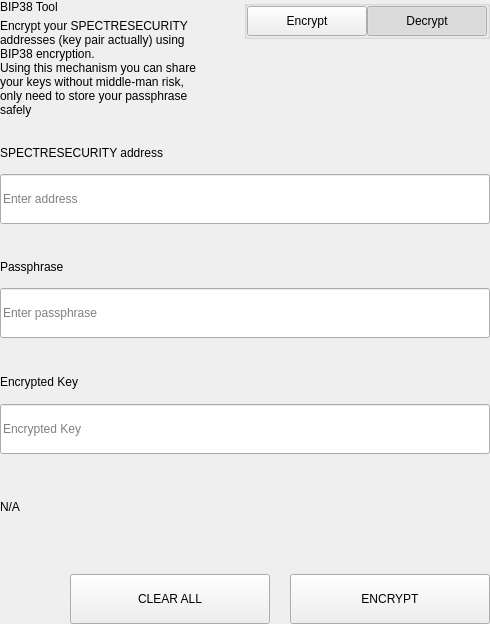
<?xml version="1.0" encoding="UTF-8"?>
<ui version="4.0">
 <class>SettingsBitToolWidget</class>
 <widget class="QWidget" name="SettingsBitToolWidget">
  <property name="geometry">
   <rect>
    <x>0</x>
    <y>0</y>
    <width>490</width>
    <height>624</height>
   </rect>
  </property>
  <property name="windowTitle">
   <string>Form</string>
  </property>
  <layout class="QVBoxLayout" name="verticalLayout">
   <property name="spacing">
    <number>0</number>
   </property>
   <property name="leftMargin">
    <number>0</number>
   </property>
   <property name="topMargin">
    <number>0</number>
   </property>
   <property name="rightMargin">
    <number>0</number>
   </property>
   <property name="bottomMargin">
    <number>0</number>
   </property>
   <item>
    <widget class="QWidget" name="left" native="true">
     <layout class="QVBoxLayout" name="verticalLayout_3">
      <property name="leftMargin">
       <number>0</number>
      </property>
      <property name="topMargin">
       <number>0</number>
      </property>
      <property name="rightMargin">
       <number>0</number>
      </property>
      <property name="bottomMargin">
       <number>0</number>
      </property>
      <item>
       <layout class="QVBoxLayout" name="verticalLayout_2">
        <property name="spacing">
         <number>0</number>
        </property>
        <item>
         <layout class="QHBoxLayout" name="horizontalLayout_3" stretch="3,1">
          <property name="spacing">
           <number>40</number>
          </property>
          <item>
           <layout class="QVBoxLayout" name="verticalLayoutTitle">
            <property name="spacing">
             <number>5</number>
            </property>
            <item>
             <widget class="QLabel" name="labelTitle">
              <property name="text">
               <string>BIP38 Tool</string>
              </property>
             </widget>
            </item>
            <item>
             <widget class="QLabel" name="labelSubtitle1">
              <property name="text">
               <string>Encrypt your SPECTRESECURITY addresses (key pair actually) using BIP38 encryption.
Using this mechanism you can share your keys without middle-man risk, only need to store your passphrase safely</string>
              </property>
              <property name="wordWrap">
               <bool>true</bool>
              </property>
             </widget>
            </item>
           </layout>
          </item>
          <item alignment="Qt::AlignTop">
           <widget class="QGroupBox" name="groupBox">
            <property name="title">
             <string/>
            </property>
            <property name="alignment">
             <set>Qt::AlignLeading|Qt::AlignLeft|Qt::AlignTop</set>
            </property>
            <layout class="QHBoxLayout" name="horizontalLayout_4">
             <property name="spacing">
              <number>0</number>
             </property>
             <property name="leftMargin">
              <number>0</number>
             </property>
             <property name="topMargin">
              <number>0</number>
             </property>
             <property name="rightMargin">
              <number>0</number>
             </property>
             <property name="bottomMargin">
              <number>0</number>
             </property>
             <item>
              <spacer name="horizontalSpacer">
               <property name="orientation">
                <enum>Qt::Horizontal</enum>
               </property>
               <property name="sizeHint" stdset="0">
                <size>
                 <width>40</width>
                 <height>20</height>
                </size>
               </property>
              </spacer>
             </item>
             <item>
              <widget class="QPushButton" name="pushLeft">
               <property name="minimumSize">
                <size>
                 <width>120</width>
                 <height>30</height>
                </size>
               </property>
               <property name="maximumSize">
                <size>
                 <width>120</width>
                 <height>30</height>
                </size>
               </property>
               <property name="focusPolicy">
                <enum>Qt::NoFocus</enum>
               </property>
               <property name="text">
                <string>Encrypt</string>
               </property>
               <property name="checkable">
                <bool>true</bool>
               </property>
               <property name="autoExclusive">
                <bool>true</bool>
               </property>
              </widget>
             </item>
             <item>
              <widget class="QPushButton" name="pushRight">
               <property name="minimumSize">
                <size>
                 <width>120</width>
                 <height>30</height>
                </size>
               </property>
               <property name="maximumSize">
                <size>
                 <width>120</width>
                 <height>30</height>
                </size>
               </property>
               <property name="focusPolicy">
                <enum>Qt::NoFocus</enum>
               </property>
               <property name="text">
                <string>Decrypt</string>
               </property>
               <property name="checkable">
                <bool>true</bool>
               </property>
               <property name="checked">
                <bool>true</bool>
               </property>
               <property name="autoExclusive">
                <bool>true</bool>
               </property>
              </widget>
             </item>
            </layout>
           </widget>
          </item>
         </layout>
        </item>
        <item>
         <widget class="QStackedWidget" name="stackedWidget">
          <property name="currentIndex">
           <number>1</number>
          </property>
          <widget class="QWidget" name="pageDecrypt">
           <layout class="QVBoxLayout" name="verticalLayout_5">
            <property name="spacing">
             <number>0</number>
            </property>
            <property name="leftMargin">
             <number>0</number>
            </property>
            <property name="topMargin">
             <number>0</number>
            </property>
            <property name="rightMargin">
             <number>0</number>
            </property>
            <property name="bottomMargin">
             <number>0</number>
            </property>
            <item>
             <widget class="QWidget" name="widget" native="true">
              <property name="minimumSize">
               <size>
                <width>0</width>
                <height>100</height>
               </size>
              </property>
              <layout class="QVBoxLayout" name="verticalLayout_4">
               <property name="spacing">
                <number>0</number>
               </property>
               <property name="leftMargin">
                <number>0</number>
               </property>
               <property name="topMargin">
                <number>0</number>
               </property>
               <property name="rightMargin">
                <number>0</number>
               </property>
               <property name="bottomMargin">
                <number>0</number>
               </property>
               <item>
                <spacer name="verticalSpacer_2">
                 <property name="orientation">
                  <enum>Qt::Vertical</enum>
                 </property>
                 <property name="sizeType">
                  <enum>QSizePolicy::Fixed</enum>
                 </property>
                 <property name="sizeHint" stdset="0">
                  <size>
                   <width>20</width>
                   <height>20</height>
                  </size>
                 </property>
                </spacer>
               </item>
               <item>
                <layout class="QHBoxLayout" name="horizontalLayout_6" stretch="2">
                 <property name="spacing">
                  <number>0</number>
                 </property>
                 <item>
                  <layout class="QVBoxLayout" name="verticalLayout_7">
                   <property name="spacing">
                    <number>9</number>
                   </property>
                   <item>
                    <widget class="QLabel" name="labelSubtitleKey">
                     <property name="minimumSize">
                      <size>
                       <width>0</width>
                       <height>20</height>
                      </size>
                     </property>
                     <property name="maximumSize">
                      <size>
                       <width>16777215</width>
                       <height>20</height>
                      </size>
                     </property>
                     <property name="text">
                      <string>Encrypted key</string>
                     </property>
                    </widget>
                   </item>
                   <item>
                    <widget class="QLineEdit" name="lineEditKey">
                     <property name="minimumSize">
                      <size>
                       <width>0</width>
                       <height>50</height>
                      </size>
                     </property>
                     <property name="maximumSize">
                      <size>
                       <width>16777215</width>
                       <height>50</height>
                      </size>
                     </property>
                     <property name="placeholderText">
                      <string>Enter a encrypted key</string>
                     </property>
                    </widget>
                   </item>
                  </layout>
                 </item>
                </layout>
               </item>
               <item>
                <spacer name="verticalSpacer_3">
                 <property name="orientation">
                  <enum>Qt::Vertical</enum>
                 </property>
                 <property name="sizeType">
                  <enum>QSizePolicy::Fixed</enum>
                 </property>
                 <property name="sizeHint" stdset="0">
                  <size>
                   <width>20</width>
                   <height>20</height>
                  </size>
                 </property>
                </spacer>
               </item>
               <item>
                <layout class="QVBoxLayout" name="verticalLayout_9">
                 <property name="spacing">
                  <number>9</number>
                 </property>
                 <item>
                  <widget class="QLabel" name="labelSubtitlePassphrase">
                   <property name="maximumSize">
                    <size>
                     <width>16777215</width>
                     <height>20</height>
                    </size>
                   </property>
                   <property name="text">
                    <string>Passphrase</string>
                   </property>
                  </widget>
                 </item>
                 <item>
                  <widget class="QLineEdit" name="lineEditPassphrase">
                   <property name="minimumSize">
                    <size>
                     <width>0</width>
                     <height>50</height>
                    </size>
                   </property>
                   <property name="maximumSize">
                    <size>
                     <width>16777215</width>
                     <height>50</height>
                    </size>
                   </property>
                   <property name="placeholderText">
                    <string>Enter a passphrase</string>
                   </property>
                  </widget>
                 </item>
                </layout>
               </item>
               <item>
                <spacer name="verticalSpacer_4">
                 <property name="orientation">
                  <enum>Qt::Vertical</enum>
                 </property>
                 <property name="sizeType">
                  <enum>QSizePolicy::Fixed</enum>
                 </property>
                 <property name="sizeHint" stdset="0">
                  <size>
                   <width>20</width>
                   <height>20</height>
                  </size>
                 </property>
                </spacer>
               </item>
               <item>
                <widget class="QWidget" name="widget_3" native="true">
                 <property name="sizePolicy">
                  <sizepolicy hsizetype="Preferred" vsizetype="Fixed">
                   <horstretch>0</horstretch>
                   <verstretch>0</verstretch>
                  </sizepolicy>
                 </property>
                 <layout class="QVBoxLayout" name="verticalLayout_10">
                  <property name="spacing">
                   <number>9</number>
                  </property>
                  <property name="leftMargin">
                   <number>0</number>
                  </property>
                  <property name="topMargin">
                   <number>0</number>
                  </property>
                  <property name="rightMargin">
                   <number>0</number>
                  </property>
                  <property name="bottomMargin">
                   <number>0</number>
                  </property>
                  <item>
                   <widget class="QLabel" name="labelSubtitleDecryptResult">
                    <property name="minimumSize">
                     <size>
                      <width>0</width>
                      <height>20</height>
                     </size>
                    </property>
                    <property name="maximumSize">
                     <size>
                      <width>16777215</width>
                      <height>20</height>
                     </size>
                    </property>
                    <property name="text">
                     <string>Decrypted address result</string>
                    </property>
                   </widget>
                  </item>
                  <item>
                   <widget class="QWidget" name="widget_4" native="true">
                    <layout class="QHBoxLayout" name="horizontalLayout" stretch="6,0,1">
                     <property name="spacing">
                      <number>0</number>
                     </property>
                     <property name="leftMargin">
                      <number>0</number>
                     </property>
                     <property name="topMargin">
                      <number>0</number>
                     </property>
                     <property name="rightMargin">
                      <number>0</number>
                     </property>
                     <property name="bottomMargin">
                      <number>0</number>
                     </property>
                     <item alignment="Qt::AlignVCenter">
                      <widget class="QLineEdit" name="lineEditDecryptResult">
                       <property name="minimumSize">
                        <size>
                         <width>0</width>
                         <height>50</height>
                        </size>
                       </property>
                       <property name="maximumSize">
                        <size>
                         <width>16777215</width>
                         <height>50</height>
                        </size>
                       </property>
                       <property name="placeholderText">
                        <string>Decrypted Address</string>
                       </property>
                      </widget>
                     </item>
                     <item>
                      <spacer name="horizontalSpacer_4">
                       <property name="orientation">
                        <enum>Qt::Horizontal</enum>
                       </property>
                       <property name="sizeType">
                        <enum>QSizePolicy::Fixed</enum>
                       </property>
                       <property name="sizeHint" stdset="0">
                        <size>
                         <width>20</width>
                         <height>50</height>
                        </size>
                       </property>
                      </spacer>
                     </item>
                     <item>
                      <widget class="QPushButton" name="pushButtonImport">
                       <property name="minimumSize">
                        <size>
                         <width>140</width>
                         <height>40</height>
                        </size>
                       </property>
                       <property name="text">
                        <string>Import Address</string>
                       </property>
                      </widget>
                     </item>
                    </layout>
                   </widget>
                  </item>
                 </layout>
                </widget>
               </item>
               <item>
                <widget class="QLabel" name="statusLabel_DEC">
                 <property name="maximumSize">
                  <size>
                   <width>16777215</width>
                   <height>40</height>
                  </size>
                 </property>
                 <property name="text">
                  <string/>
                 </property>
                </widget>
               </item>
               <item>
                <spacer name="verticalSpacer">
                 <property name="orientation">
                  <enum>Qt::Vertical</enum>
                 </property>
                 <property name="sizeType">
                  <enum>QSizePolicy::Preferred</enum>
                 </property>
                 <property name="sizeHint" stdset="0">
                  <size>
                   <width>20</width>
                   <height>20</height>
                  </size>
                 </property>
                </spacer>
               </item>
               <item>
                <layout class="QHBoxLayout" name="horizontalLayout_7">
                 <property name="spacing">
                  <number>0</number>
                 </property>
                 <item>
                  <spacer name="horizontalSpacer_5">
                   <property name="orientation">
                    <enum>Qt::Horizontal</enum>
                   </property>
                   <property name="sizeType">
                    <enum>QSizePolicy::Expanding</enum>
                   </property>
                   <property name="sizeHint" stdset="0">
                    <size>
                     <width>40</width>
                     <height>20</height>
                    </size>
                   </property>
                  </spacer>
                 </item>
                 <item>
                  <widget class="QPushButton" name="pushButtonDecryptClear">
                   <property name="minimumSize">
                    <size>
                     <width>200</width>
                     <height>50</height>
                    </size>
                   </property>
                   <property name="maximumSize">
                    <size>
                     <width>200</width>
                     <height>50</height>
                    </size>
                   </property>
                   <property name="text">
                    <string>CLEAR</string>
                   </property>
                  </widget>
                 </item>
                 <item>
                  <spacer name="horizontalSpacer_3">
                   <property name="orientation">
                    <enum>Qt::Horizontal</enum>
                   </property>
                   <property name="sizeType">
                    <enum>QSizePolicy::Fixed</enum>
                   </property>
                   <property name="sizeHint" stdset="0">
                    <size>
                     <width>20</width>
                     <height>20</height>
                    </size>
                   </property>
                  </spacer>
                 </item>
                 <item>
                  <widget class="QPushButton" name="pushButtonDecrypt">
                   <property name="minimumSize">
                    <size>
                     <width>200</width>
                     <height>50</height>
                    </size>
                   </property>
                   <property name="maximumSize">
                    <size>
                     <width>200</width>
                     <height>50</height>
                    </size>
                   </property>
                   <property name="text">
                    <string>DECRYPT KEY</string>
                   </property>
                  </widget>
                 </item>
                </layout>
               </item>
              </layout>
             </widget>
            </item>
           </layout>
          </widget>
          <widget class="QWidget" name="pageEncrypt">
           <layout class="QVBoxLayout" name="verticalLayout_11">
            <property name="spacing">
             <number>0</number>
            </property>
            <property name="leftMargin">
             <number>0</number>
            </property>
            <property name="topMargin">
             <number>0</number>
            </property>
            <property name="rightMargin">
             <number>0</number>
            </property>
            <property name="bottomMargin">
             <number>0</number>
            </property>
            <item>
             <spacer name="verticalSpacer_8">
              <property name="orientation">
               <enum>Qt::Vertical</enum>
              </property>
              <property name="sizeType">
               <enum>QSizePolicy::Fixed</enum>
              </property>
              <property name="sizeHint" stdset="0">
               <size>
                <width>20</width>
                <height>20</height>
               </size>
              </property>
             </spacer>
            </item>
            <item>
             <widget class="QWidget" name="containerAddressEnc" native="true">
              <layout class="QVBoxLayout" name="containerAddressEncLayout">
               <property name="spacing">
                <number>5</number>
               </property>
               <property name="leftMargin">
                <number>0</number>
               </property>
               <property name="topMargin">
                <number>0</number>
               </property>
               <property name="rightMargin">
                <number>0</number>
               </property>
               <property name="bottomMargin">
                <number>0</number>
               </property>
               <item>
                <widget class="QLabel" name="labelSubtitleAddress">
                 <property name="minimumSize">
                  <size>
                   <width>0</width>
                   <height>20</height>
                  </size>
                 </property>
                 <property name="maximumSize">
                  <size>
                   <width>16777215</width>
                   <height>20</height>
                  </size>
                 </property>
                 <property name="text">
                  <string>SPECTRESECURITY address</string>
                 </property>
                </widget>
               </item>
               <item>
                <widget class="QLineEdit" name="addressIn_ENC">
                 <property name="minimumSize">
                  <size>
                   <width>0</width>
                   <height>50</height>
                  </size>
                 </property>
                 <property name="placeholderText">
                  <string>Enter address</string>
                 </property>
                </widget>
               </item>
              </layout>
             </widget>
            </item>
            <item>
             <spacer name="verticalSpacer_6">
              <property name="orientation">
               <enum>Qt::Vertical</enum>
              </property>
              <property name="sizeType">
               <enum>QSizePolicy::Fixed</enum>
              </property>
              <property name="sizeHint" stdset="0">
               <size>
                <width>20</width>
                <height>20</height>
               </size>
              </property>
             </spacer>
            </item>
            <item>
             <widget class="QWidget" name="containerAddress" native="true">
              <layout class="QHBoxLayout" name="horizontalLayout_9" stretch="2">
               <property name="spacing">
                <number>0</number>
               </property>
               <property name="leftMargin">
                <number>0</number>
               </property>
               <property name="topMargin">
                <number>0</number>
               </property>
               <property name="rightMargin">
                <number>0</number>
               </property>
               <property name="bottomMargin">
                <number>0</number>
               </property>
               <item>
                <layout class="QVBoxLayout" name="verticalLayout_8">
                 <property name="spacing">
                  <number>5</number>
                 </property>
                 <item>
                  <widget class="QLabel" name="labelSubtitleMessage">
                   <property name="minimumSize">
                    <size>
                     <width>0</width>
                     <height>20</height>
                    </size>
                   </property>
                   <property name="maximumSize">
                    <size>
                     <width>16777215</width>
                     <height>20</height>
                    </size>
                   </property>
                   <property name="text">
                    <string>Passphrase</string>
                   </property>
                  </widget>
                 </item>
                 <item>
                  <widget class="QLineEdit" name="passphraseIn_ENC">
                   <property name="minimumSize">
                    <size>
                     <width>0</width>
                     <height>50</height>
                    </size>
                   </property>
                   <property name="maximumSize">
                    <size>
                     <width>16777215</width>
                     <height>50</height>
                    </size>
                   </property>
                   <property name="placeholderText">
                    <string>Enter passphrase</string>
                   </property>
                  </widget>
                 </item>
                </layout>
               </item>
              </layout>
             </widget>
            </item>
            <item>
             <spacer name="verticalSpacer_7">
              <property name="orientation">
               <enum>Qt::Vertical</enum>
              </property>
              <property name="sizeType">
               <enum>QSizePolicy::Fixed</enum>
              </property>
              <property name="sizeHint" stdset="0">
               <size>
                <width>20</width>
                <height>20</height>
               </size>
              </property>
             </spacer>
            </item>
            <item>
             <widget class="QWidget" name="widget_2" native="true">
              <property name="minimumSize">
               <size>
                <width>0</width>
                <height>75</height>
               </size>
              </property>
              <property name="maximumSize">
               <size>
                <width>16777215</width>
                <height>16777215</height>
               </size>
              </property>
              <layout class="QVBoxLayout" name="verticalLayout_6">
               <property name="leftMargin">
                <number>0</number>
               </property>
               <property name="topMargin">
                <number>0</number>
               </property>
               <property name="rightMargin">
                <number>0</number>
               </property>
               <property name="bottomMargin">
                <number>0</number>
               </property>
               <item>
                <widget class="QLabel" name="labelSubtitleEncryptedKey">
                 <property name="minimumSize">
                  <size>
                   <width>0</width>
                   <height>20</height>
                  </size>
                 </property>
                 <property name="maximumSize">
                  <size>
                   <width>16777215</width>
                   <height>20</height>
                  </size>
                 </property>
                 <property name="text">
                  <string>Encrypted Key</string>
                 </property>
                </widget>
               </item>
               <item>
                <widget class="QLineEdit" name="encryptedKeyOut_ENC">
                 <property name="minimumSize">
                  <size>
                   <width>0</width>
                   <height>50</height>
                  </size>
                 </property>
                 <property name="placeholderText">
                  <string>Encrypted Key</string>
                 </property>
                </widget>
               </item>
              </layout>
             </widget>
            </item>
            <item>
             <widget class="QLabel" name="statusLabel_ENC">
              <property name="text">
               <string notr="true">N/A</string>
              </property>
             </widget>
            </item>
            <item>
             <spacer name="verticalSpacer_5">
              <property name="orientation">
               <enum>Qt::Vertical</enum>
              </property>
              <property name="sizeType">
               <enum>QSizePolicy::Fixed</enum>
              </property>
              <property name="sizeHint" stdset="0">
               <size>
                <width>20</width>
                <height>20</height>
               </size>
              </property>
             </spacer>
            </item>
            <item>
             <layout class="QHBoxLayout" name="horizontalLayout_8">
              <property name="spacing">
               <number>0</number>
              </property>
              <item>
               <spacer name="horizontalSpacer_6">
                <property name="orientation">
                 <enum>Qt::Horizontal</enum>
                </property>
                <property name="sizeType">
                 <enum>QSizePolicy::Expanding</enum>
                </property>
                <property name="sizeHint" stdset="0">
                 <size>
                  <width>40</width>
                  <height>20</height>
                 </size>
                </property>
               </spacer>
              </item>
              <item>
               <widget class="QPushButton" name="pushButtonClear">
                <property name="minimumSize">
                 <size>
                  <width>200</width>
                  <height>50</height>
                 </size>
                </property>
                <property name="focusPolicy">
                 <enum>Qt::NoFocus</enum>
                </property>
                <property name="text">
                 <string>CLEAR ALL</string>
                </property>
               </widget>
              </item>
              <item>
               <spacer name="horizontalSpacer_2">
                <property name="orientation">
                 <enum>Qt::Horizontal</enum>
                </property>
                <property name="sizeType">
                 <enum>QSizePolicy::Fixed</enum>
                </property>
                <property name="sizeHint" stdset="0">
                 <size>
                  <width>20</width>
                  <height>20</height>
                 </size>
                </property>
               </spacer>
              </item>
              <item>
               <widget class="QPushButton" name="pushButtonEncrypt">
                <property name="minimumSize">
                 <size>
                  <width>200</width>
                  <height>50</height>
                 </size>
                </property>
                <property name="maximumSize">
                 <size>
                  <width>200</width>
                  <height>50</height>
                 </size>
                </property>
                <property name="focusPolicy">
                 <enum>Qt::NoFocus</enum>
                </property>
                <property name="text">
                 <string>ENCRYPT</string>
                </property>
               </widget>
              </item>
             </layout>
            </item>
           </layout>
          </widget>
         </widget>
        </item>
       </layout>
      </item>
     </layout>
    </widget>
   </item>
  </layout>
 </widget>
 <resources/>
 <connections/>
</ui>
